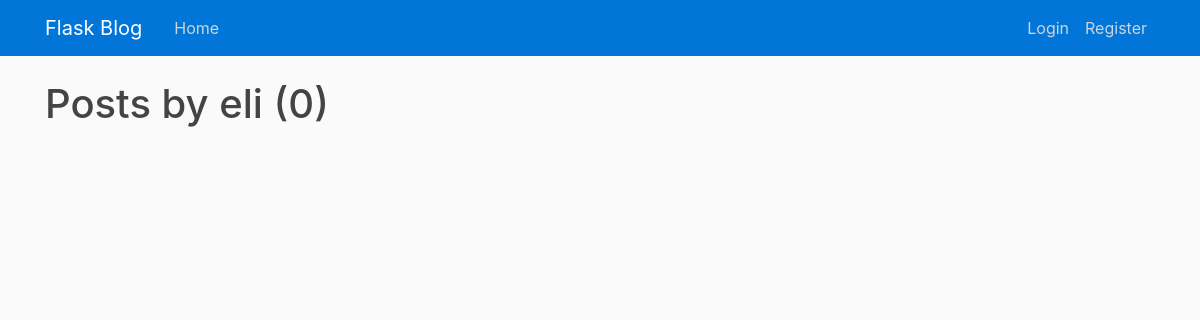
/user/eli, run on an earlier commit of the app's database.
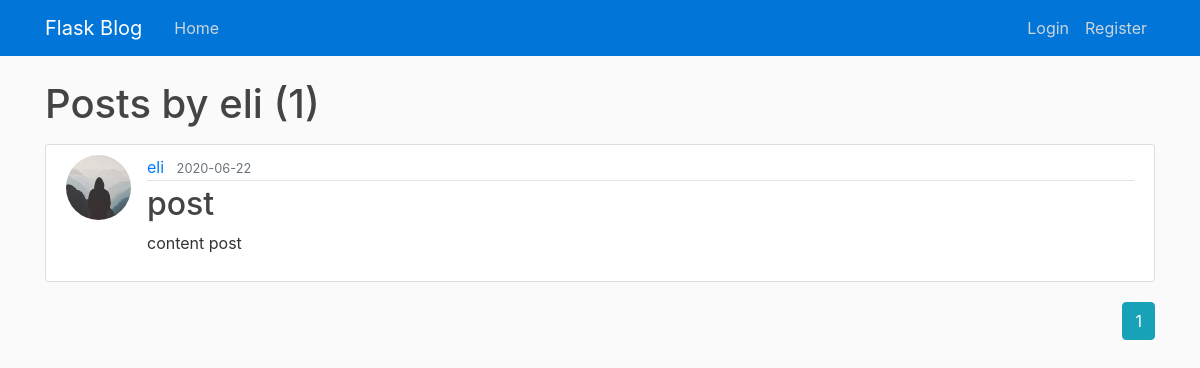
And on a later commit of the database.
### flaskblog/models.py (models this page shows, shortened)
class Post(db.Model):
    id = db.Column(db.Integer, primary_key=True)
    title = db.Column(db.String(100), nullable=False)
    date_posted = db.Column(db.DateTime, nullable=False, default=datetime.utcnow)
    content = db.Column(db.Text, nullable=False)
    user_id = db.Column(db.Integer, db.ForeignKey('user.id'), nullable=False)

class User(db.Model, UserMixin):
    id = db.Column(db.Integer, primary_key=True)
    username = db.Column(db.String(20), unique=True, nullable=False)
    email = db.Column(db.String(120), unique=True, nullable=False)
    image_file = db.Column(db.String(20), nullable=False, default='default.jpg')
    password = db.Column(db.String(60), nullable=False)
    posts = db.relationship('Post', backref='author', lazy=True)

### flaskblog/routes.py (the view)
@app.route("/user/<string:username>")
def user_posts(username):
    page = request.args.get('page', 1, type=int)
    user = User.query.filter_by(username=username).first_or_404()
    posts = Post.query.filter_by(author=user)\
        .order_by(Post.date_posted.desc())\
        .paginate(page=page, per_page=5)
    return render_template('user_posts.html', posts=posts, user=user)

### flaskblog/templates/user_posts.html (shortened to what this page needs)
{% extends "layout.html" %}
{% block content %}
    <h1 class="mb-3">Posts by {{ user.username }} ({{ posts.total }})</h1>
    {% for post in posts.items %}
        <article class="media content-section">
            <img class="rounded-circle article-img" src="{{ url_for('static', filename='profile_pics/' + post.author.image_file) }}">
            <div class="media-body">
                <div class="article-metadata">
                    <a class="mr-2" href="{{ url_for('user_posts', username=post.author.username) }}">{{ post.author.username }}</a>
                    <small class="text-muted">{{ post.date_posted.strftime('%Y-%m-%d') }}</small>
                </div>
                <h2><a class="article-title" href="{{ url_for('post', post_id=post.id) }}">{{ post.title }}</a></h2>
                <p class="article-content">{{ post.content }}</p>
            </div>
        </article>
    {% endfor %}
    <div class="text-right">
    {% for page_num in posts.iter_pages(left_edge=1, right_edge=1, left_current=1, right_current=2) %}
        {% if page_num %}
            {% if posts.page == page_num %}
                <a class="btn btn-info mb-4" href="{{ url_for('user_posts', username=user.username, page=page_num) }}">{{ page_num }}</a>
            {% else %}
                <a class="btn btn-outline-info mb-4" href="{{ url_for('user_posts', username=user.username, page=page_num) }}">{{ page_num }}</a>
            {% endif %}
        {% endif %}
    {% endfor %}
    </div>
{% endblock content %}

What changed in the data, as far as the page shows it:
added Post: image_file (picture), author.username "eli", date_posted "2020-06-22", title "post", content "content post"
Also different on the page:
{{ posts.total }}: "0" → "1"
new list line: "1"
